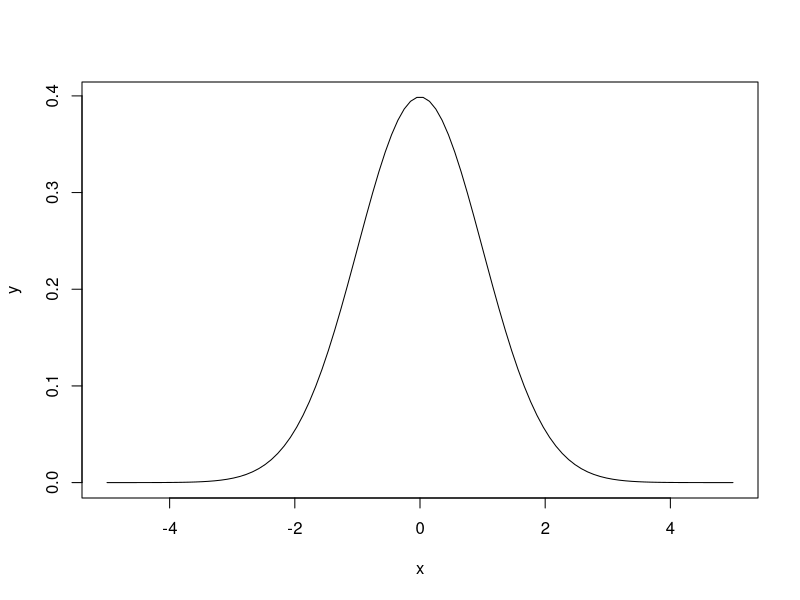
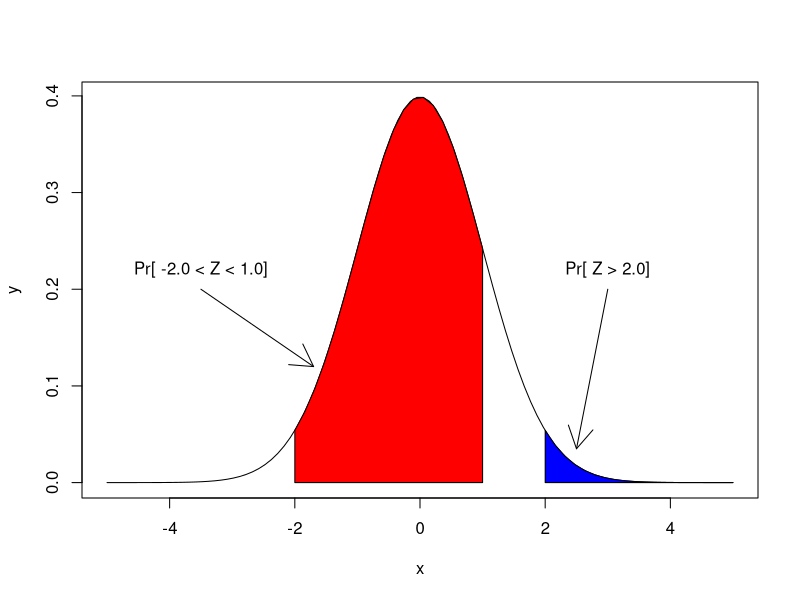
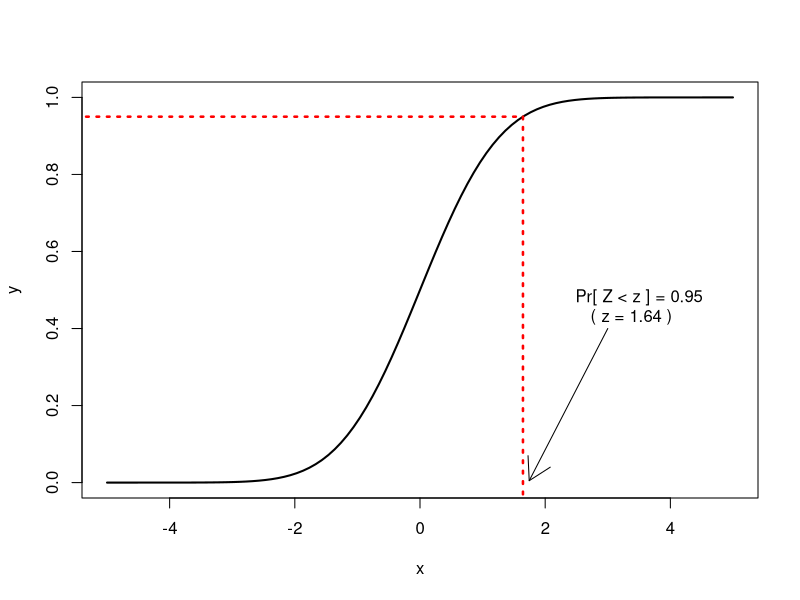
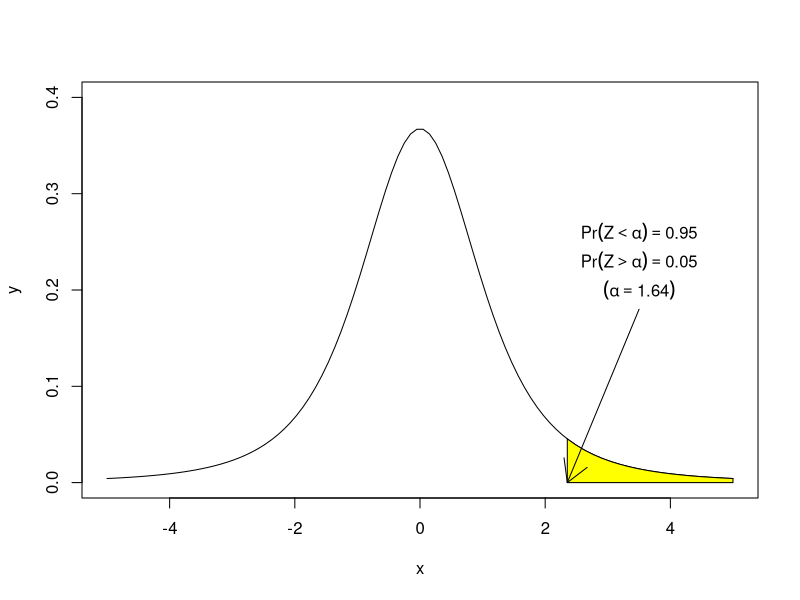
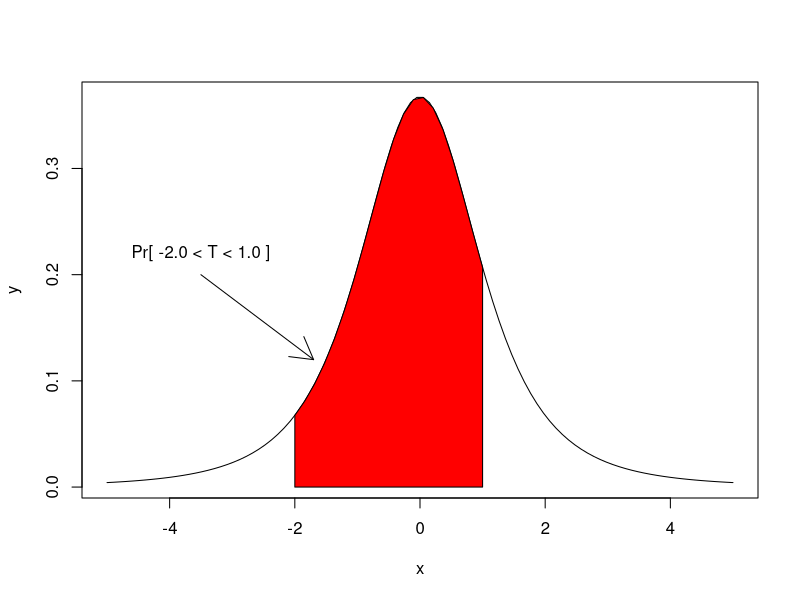
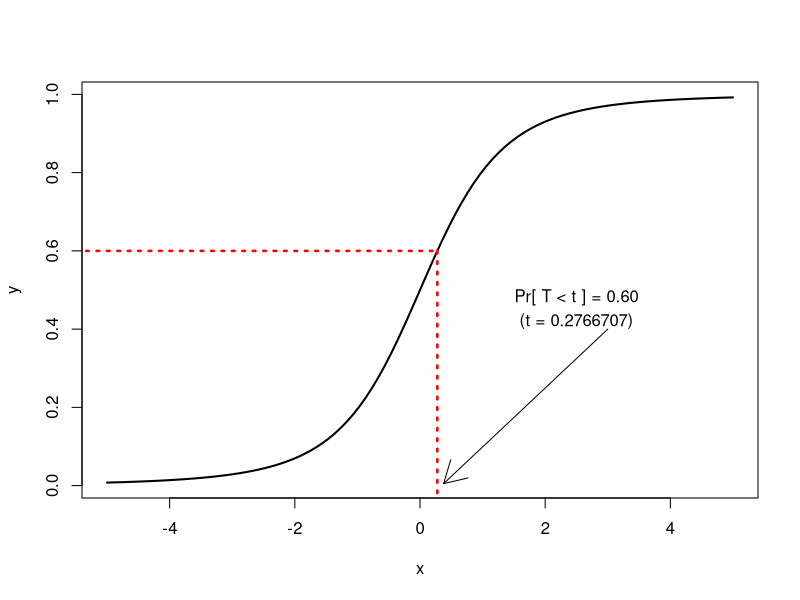
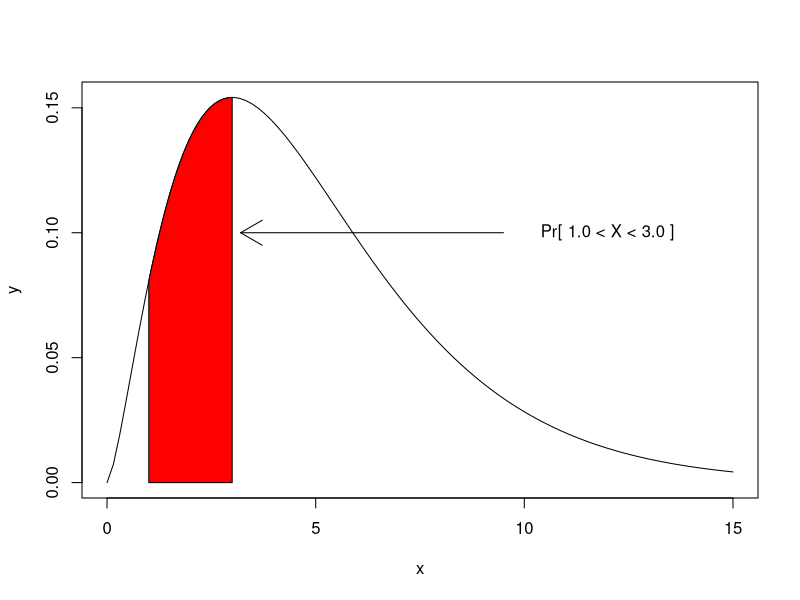
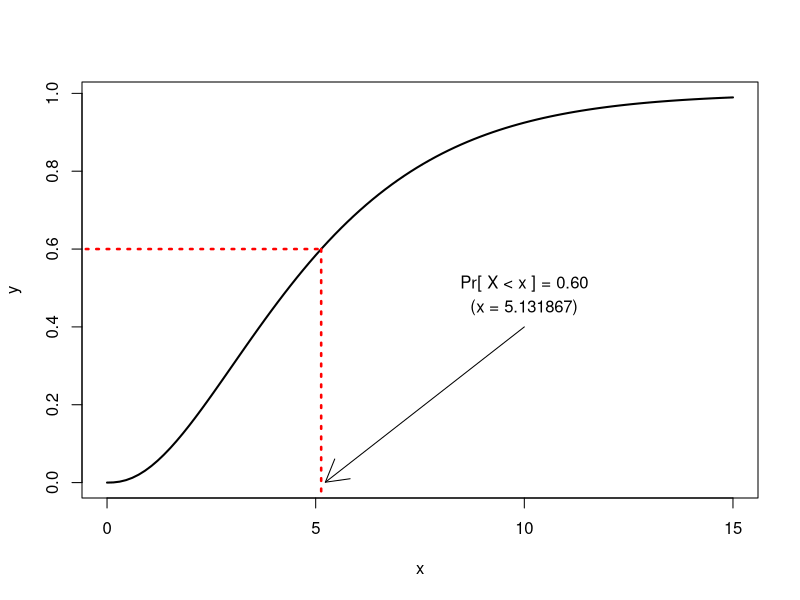

Write R code to recreate these figures, in order.
## ---- chunk 1
knitr::opts_chunk$set(echo = TRUE)
## ---- chunk 2
x <- seq(-5, 5, length=100)
y <- dnorm(x, mean=0, sd=1)
plot(x, y, type="l")
## ---- chunk 3
p1 <- pnorm(2)                        # Pr[ X < 2 ]
p2 <- 1-pnorm(2)                      # Pr[ X > 2 ]
p3 <- pnorm(2, lower.tail=FALSE)      # Pr[ X > 2 ]
p4 <- pnorm(1)-pnorm(-2)              # Pr[ -2 < X < 1 ]
print(c(p1, p2, p3, p4))
## ---- chunk 4
x <- seq(-5, 5, length=100)
y <- dnorm(x, mean=0, sd=1)
plot(x,y,type="l")
xvals <- seq(-2,1,  length=20)    
dvals <- dnorm(xvals,mean=0,sd=1)
polygon(c(xvals,rev(xvals)),c(rep(0,20),rev(dvals)),col="red") 
arrows(-3.5, 0.2, -1.7, .12)
text(-3.5,0.22,"Pr[ -2.0 < Z < 1.0]")
#
xvals <- seq(2,5,  length=20)    
dvals <- dnorm(xvals, mean=0, sd=1)
polygon(c(xvals,rev(xvals)),c(rep(0,20),rev(dvals)),col="blue") 
arrows(3, 0.2, 2.5, .035)
text(3, 0.22, "Pr[ Z > 2.0]")
## ---- chunk 5
q1 <- qnorm(0.95)               # { x : Pr[ X < x ] = 0.95}
print(q1)
## ---- chunk 6
x <- seq(-5, 5, length=100)
y <- pnorm(x)
plot(x, y, type="l",lwd=2)
lines(c(-6,qnorm(.95)), c(.95,.95), lt=3, lwd=2.5,col="red")
lines(c(qnorm(.95),qnorm(.95)), c(.95,-1), lt=3, lwd=2.5,col="red")
arrows(3.0, 0.4, qnorm(.95)+0.1, .005)
text(3.5,0.48,"Pr[ Z < z ] = 0.95")
text(3.5,0.43,"( z = 1.64 )   ")
## ---- chunk 7
x <- seq(-5, 5, length=100)
y <- dt(x, df=3)
plot(x,y,type="l",ylim=c(0,0.4))
#xvals <- seq(-2,1,  length=20)    
#dvals <- dt(xvals,df=3)
#polygon(c(xvals,rev(xvals)),c(rep(0,20),rev(dvals)),col="red") 
#arrows(-3.5, 0.2, -1.7, .12)
#text(-3.5,0.22,"Pr[ -2.0 < X < 1.0]")
#
xvals <- seq(qt(0.95,df=3),5,  length=20)    
dvals <- dt(xvals,df=3)
polygon(c(xvals,rev(xvals)),c(rep(0,20),rev(dvals)),col="yellow") 
arrows(3.5, 0.18, qt(0.95,df=3), 0.0)
h1 <- expression(paste( Pr( Z < alpha ) == 0.95))
h2 <- expression(paste( Pr( Z > alpha ) == 0.05))
h3 <- expression(paste( ( alpha  == 1.64 ) ) )
text(3.5,0.26,h1)
text(3.5,0.23,h2)
text(3.5,0.20,h3)
## ---- chunk 8
pt(1, df=3) - pt(-2, df=3)        # Pr[ 1 < X < 3 ]
## ---- chunk 9
x <- seq(-5, 5, length=100)
y <- dt(x, df=3)
plot(x, y, type="l")
xvals <- seq(-2, 1, length=20)    
dvals <- dt(xvals, df=3)
polygon(c(xvals,rev(xvals)),c(rep(0,20),rev(dvals)),col="red") 
arrows(-3.5, 0.2, -1.7, .12)
text(-3.5,0.22,"Pr[ -2.0 < T < 1.0 ]")
## ---- chunk 10
qt(0.60, df=3)
## ---- chunk 11
x <- seq(-5, 5, length=100)
y <- pt(x, df=3)
plot(x, y, type="l",lwd=2)
lines(c(-6,qt(.60, df=3)), c(.6,.6), lt=3, lwd=2.5,col="red")
lines(c(qt(.60, df=3),qt(.60, df=3)), c(.60,-1), lt=3, lwd=2.5,col="red")
arrows(3.0, 0.4, qt(.6,df=3)+0.1, .005)
text(2.5,0.48,"Pr[ T < t ] = 0.60")
text(2.5,0.42,"(t = 0.2766707)")
## ---- chunk 12
pchisq(3, df=5)-pchisq(1, df=5)   # Pr[ 1 < X < 3 ]
## ---- chunk 13
x <- seq(0, 15, length=100)
y <- dchisq(x, df=5)
plot(x, y, type="l")
xvals <- seq(1, 3, length=20)    
dvals <- dchisq(xvals, df=5)
polygon(c(xvals,rev(xvals)),c(rep(0,20),rev(dvals)),col="red") 
arrows(9.5, 0.1, 3.2, 0.1)
text(12.0, 0.1, "Pr[ 1.0 < X < 3.0 ]")
## ---- chunk 14
qchisq(0.60, df=5)
## ---- chunk 15
x <- seq(0, 15, length=100)
y <- pchisq(x, df=5)
plot(x, y, type="l",lwd=2)
lines(c(-6,qchisq(.60, df=5)), c(.6,.6), lt=3, lwd=2.5,col="red")
lines(c(qchisq(.60, df=5),qchisq(.60, df=5)), c(.60,-1), lt=3, lwd=2.5,col="red")
arrows(10.0, 0.4, qchisq(.6, df=5)+0.1, .001)
text(10, 0.51,"Pr[ X < x ] = 0.60")
text(10, 0.45,"(x = 5.131867)")
## ---- chunk 16
pf(3, df1=4, df2=10)-pf(1, df1=4, df2=10)
## ---- chunk 17
x <- seq(0, 5, length=100)
y <- df(x, df1=10, df2=10)
plot(x, y, type="l")
xvals <- seq(1, 3, length=20)    
dvals <- df(xvals, df1=10, df2=10)
polygon(c(xvals,rev(xvals)),c(rep(0,20),rev(dvals)),col="red") 
arrows(3.5, 0.5, 2, .2)
text(3.5, 0.52, "Pr[ 1.0 < F < 3.0 ]")
## ---- chunk 18
qf(0.60, df1=4,df2=10)
## ---- chunk 19
x <- seq(0, 5, length=100)
y <- pf(x, df1=10, df2=10)
plot(x, y, type="l", lwd=2)
lines(c(-6,qf(.60, df1=10,df2=10)), c(.6,.6), lt=3, lwd=2.5,col="red")
lines(c(qf(.60, df1=10,df2=10),qf(.60, df1=10,df2=10)), c(.60,-1), lt=3, lwd=2.5,col="red")
arrows(3.0, 0.4, qf(.60, df1=10,df2=10)+0.1, .001)
text(3.5, 0.51,"Pr[ F < f ] = 0.60")
text(3.5, 0.45,"(f = 1.120273)")
## ---- chunk 20
binorm <- function(x, m, Sig){
  exp(-.5 * diag(t(x-m) %*% solve(Sig) %*% (x-m))) / sqrt(2 * pi * det(Sig))
}
m   <- c(0,0)
Sig0 <- matrix(c(1.0, 0.0, 0.0, 1.0), 2, 2)
Sig5 <- matrix(c(1.0, 0.5, 0.5, 1.0), 2, 2)
x  <- seq(-3, 3, length=50)
y  <- seq(-3, 3, length=50)
#### z ###############################################
fxy0      <- binorm( t(expand.grid(x,y)), m, Sig0)
dim(fxy0) <- c(length(x),length(y))
fxy5      <- binorm( t(expand.grid(x,y)), m, Sig5)
dim(fxy5) <- c(length(x),length(y))
###################################################################
#library(rgl)
#surface3d(x, y, fxy5, theta = 345, phi = 35,col="blue",front="lines")
## ---- chunk 21
par(cex.lab=2)
par(cex.axis=1.75)
par(las=1)
par(mfrow=c(3,2))  # 1.5:1 aspect ratio

####################################################################
####################################################################
  ## Perspective Plot
  persp(x, y, fxy0, theta = 15, phi = 40,col="white",main="Bivariate Normal Density (corr=0.0)")
  persp(x, y, fxy5, theta = 15, phi = 40,col="white",main="Bivariate Normal Density (corr=0.5)")
  #mtext(expr.seq[j])

####################################################################
  ## Contour Plot
####################################################################
par(lwd=2,mgp=c(2,1,0))
contour(x, y, fxy0, col="blue", drawlabels=TRUE, nlevels=6,
        xlab=expression(X), ylab=expression(Y), 
        main="Contour / Conditional Density at X=0.7",
        lwd=2, xlim=range(x), ylim=range(y),
        frame.plot=TRUE, axes=FALSE, xaxs = "i", yaxs = "i")
axis(1, labels=TRUE, lwd.ticks=2)
axis(2, labels=TRUE, lwd.ticks=2)
##############################################
abline(v=.7,  lwd=1.5, lty=2, col="blue")
##############################################
## ---- chunk 22
####################################################################
  ## Contour Plot
####################################################################
par(lwd=2,mgp=c(2,1,0))
contour(x, y, fxy5, col="blue", drawlabels=TRUE, nlevels=6,
        xlab=expression(X), ylab=expression(Y), 
        main="Contour / Conditional Density at X=0.7",
        lwd=2, xlim=range(x), ylim=range(y),
        frame.plot=TRUE, axes=FALSE, xaxs = "i", yaxs = "i")
axis(1, labels=TRUE, lwd.ticks=2)
axis(2, labels=TRUE, lwd.ticks=2)
##############################################
abline(v=.7,  lwd=1.5, lty=2, col="blue")
##############################################

###############################################################
f    <- function(x1,x2) binorm(t(cbind(x1,x2)), m, Sig5)
###############################################################
x.s  <- seq(from=min(x), to=max(x), by=0.1)
vals <- f(0.7, x.s)
fx <- dnorm(0.7, m[1], Sig5[1,1]^0.5)
lines( vals-abs(min(x)), x.s, lty=2, lwd=1.5, col="blue")
lines( vals/fx-abs(min(x)), x.s, lty=1, lwd=1.5, col="red")
###############################################################
text(1, -2, labels=expression(X==0.7))
text(-2.0, 1.5, labels=expression( f(y / x==0.7) ), col="red")
text(-2.2, 0.5, labels=expression( f(0.7, y) ),     col="blue")
legend(-2, 3, c("sectional view at x=0.7","condi. dens. of Y at x=0.7"),
lty=c(2,1),col=c("blue","red"),lwd=1.5)
## ---- chunk 23
par(lwd=2,mgp=c(2,1,0))
contour(x, y, fxy0, col="blue", drawlabels=TRUE, nlevels=6,
        xlab=expression(X), ylab=expression(Y), 
        main="Contour / Marginal Density", 
        lwd=2, xlim=range(x), ylim=range(y),
        frame.plot=TRUE, axes=FALSE, xaxs = "i", yaxs = "i")
axis(1, labels=TRUE, lwd.ticks=2)
axis(2, labels=TRUE, lwd.ticks=2)
###############################################################
# Marginal density function: Left side solid
###############################################################
marginal.X <- function(x)  exp(-(x-m[1])^2/(2*Sig0[1,1])) / (sqrt(2*pi*Sig0[1,1]))
# Left side solid
vals <- marginal.X(x.s)
lines(vals-abs(min(x)), x.s, lty=1, lwd=2, col="red")
text(-2.3, 0.5, labels=expression( f(y) ), col="red")
legend(-2, 2.8, c("marginal denssity of Y"),lty=c(1),col=c("red"),lwd=2)
## ---- chunk 24
par(lwd=2,mgp=c(2,1,0))
contour(x, y, fxy5, col="blue", drawlabels=TRUE, nlevels=6,
        xlab=expression(X), ylab=expression(Y), 
        main="Contour / Marginal Density", 
        lwd=2, xlim=range(x), ylim=range(y),
        frame.plot=TRUE, axes=FALSE, xaxs = "i", yaxs = "i")
axis(1, labels=TRUE, lwd.ticks=2)
axis(2, labels=TRUE, lwd.ticks=2)
###############################################################
# Marginal density function: Left side solid
###############################################################
marginal.X <- function(x)  exp(-(x-m[1])^2/(2*Sig5[1,1])) / (sqrt(2*pi*Sig5[1,1]))
# Left side solid
vals <- marginal.X(x.s)
lines(vals-abs(min(x)), x.s, lty=1, lwd=2, col="red")
text(-2.3, 0.5, labels=expression( f(y) ), col="red")
legend(-2, 2.8, c("marginal density of Y"),lty=c(1),col=c("red"),lwd=2)
